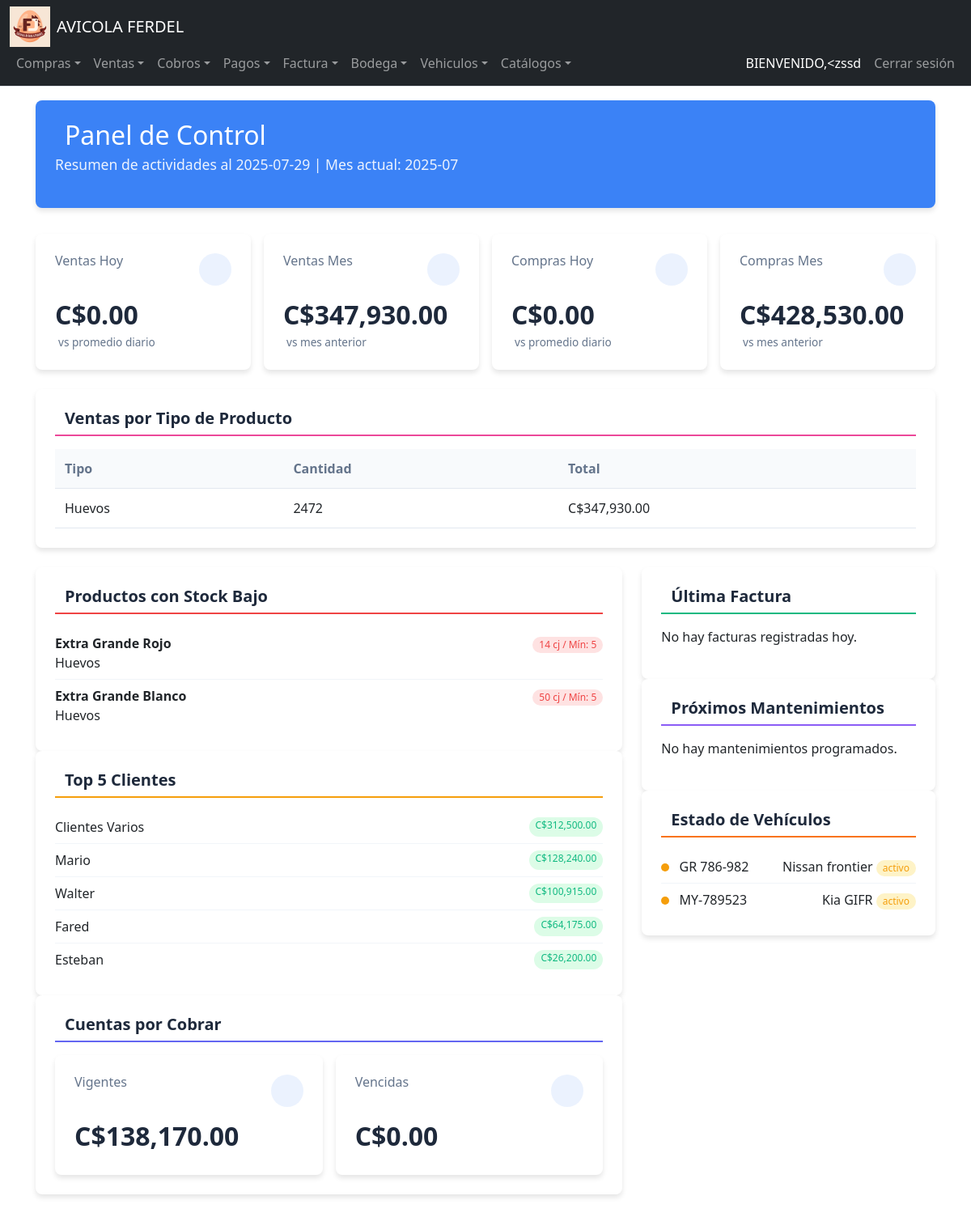
The app's page / (signed in), older data.
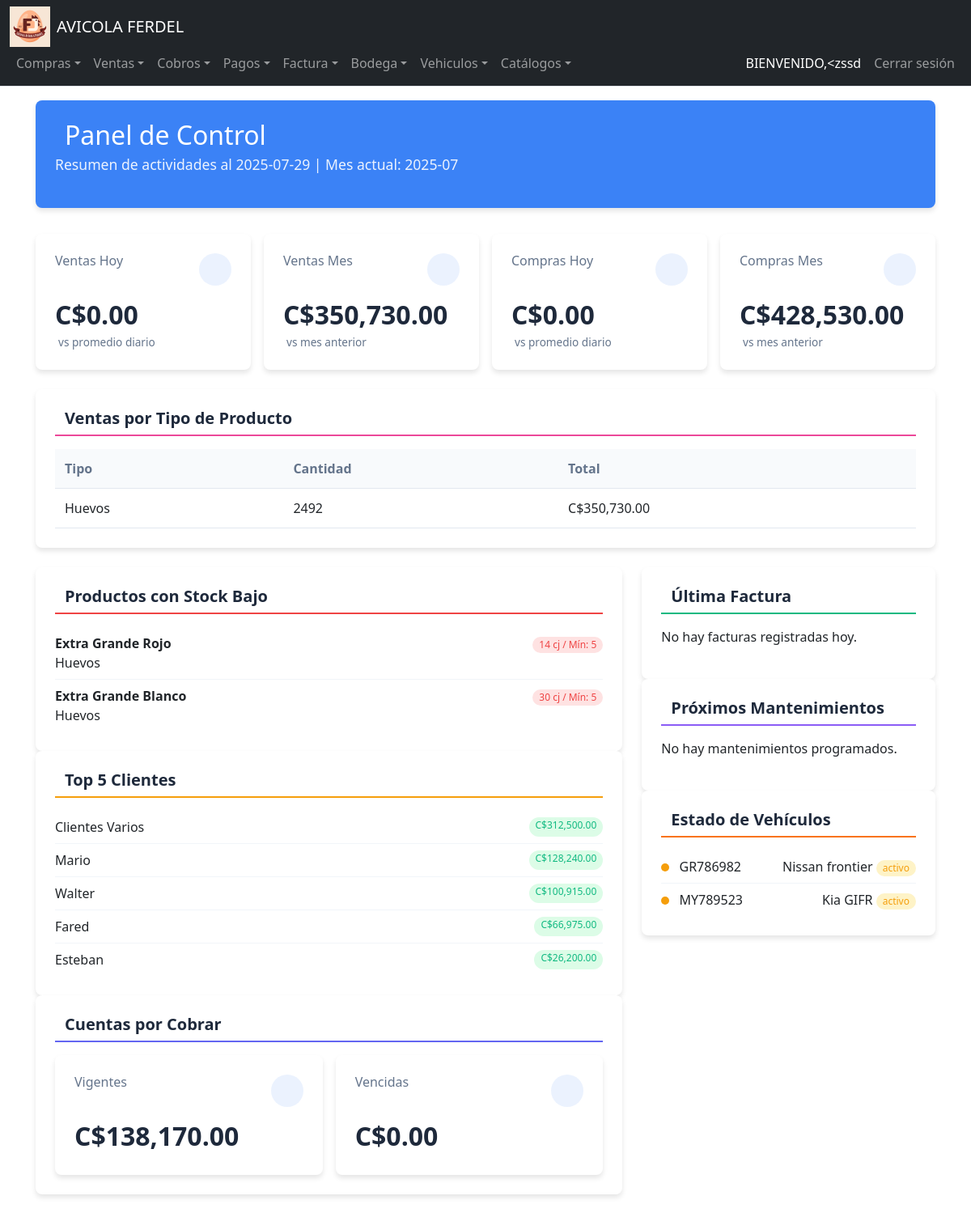
The same page, newer data.
### tables this page shows
CREATE TABLE Tipo_Producto (
    ID_TipoProducto INTEGER PRIMARY KEY AUTOINCREMENT,
    Descripcion TEXT NOT NULL
);

CREATE TABLE Inventario_Bodega (
    ID_Bodega INTEGER,
    ID_Producto INTEGER,
    Existencias NUMERIC DEFAULT 0,
    PRIMARY KEY (ID_Bodega, ID_Producto),
    FOREIGN KEY (ID_Bodega) REFERENCES Bodegas(ID_Bodega),
    FOREIGN KEY (ID_Producto) REFERENCES Productos(ID_Producto)
);

CREATE TABLE Clientes (
    ID_Cliente INTEGER PRIMARY KEY AUTOINCREMENT,
    Nombre TEXT NOT NULL,
    Telefono TEXT,
    Direccion TEXT,
    RUC_CEDULA TEXT
);

CREATE TABLE Vehiculos (
    ID_Vehiculo INTEGER PRIMARY KEY AUTOINCREMENT,
    Placa TEXT NOT NULL UNIQUE,
    Marca TEXT,
    Modelo TEXT,
    Año INTEGER,
    Color TEXT,
    NumeroChasis TEXT,
    NumeroMotor TEXT,
    Estado TEXT CHECK(Estado IN ('activo', 'mantenimiento', 'inactivo', 'baja')),
    Capacidad_Carga NUMERIC,
    Ultimo_Kilometraje NUMERIC DEFAULT 0,
    Fecha_Ultimo_Mantenimiento DATE,
    Fecha_Adquisicion DATE
);

CREATE TABLE Productos (
    ID_Producto INTEGER PRIMARY KEY AUTOINCREMENT,
    COD_Producto TEXT,
    Descripcion TEXT NOT NULL,
    Unidad_Medida INTEGER,
    Existencias NUMERIC DEFAULT 0,
    Estado INTEGER DEFAULT 1,
    Familia INTEGER,
    Costo_Promedio NUMERIC,
    IVA INTEGER DEFAULT 0,
    Tipo INTEGER,
    Precio_Venta NUMERIC,
    ID_Empresa INTEGER,
    Fecha_Creacion DATE DEFAULT CURRENT_DATE,
    Usuario_Creador INTEGER, Stock_Minimo NUMERIC DEFAULT 5,
    FOREIGN KEY (Unidad_Medida) REFERENCES Unidades_Medida(ID_Unidad),
    FOREIGN KEY (Familia) REFERENCES Familia(ID_Familia),
    FOREIGN KEY (Tipo) REFERENCES Tipo_Producto(ID_TipoProducto),
    FOREIGN KEY (ID_Empresa) REFERENCES Empresa(ID_Empresa)
);

CREATE TABLE Bodegas (
    ID_Bodega INTEGER PRIMARY KEY AUTOINCREMENT,
    Nombre TEXT NOT NULL,
    Ubicacion TEXT
);

CREATE TABLE Unidades_Medida (
    ID_Unidad INTEGER PRIMARY KEY AUTOINCREMENT,
    Descripcion TEXT NOT NULL,
    Abreviatura TEXT
);

### app.py (the view)
@app.route('/')
@login_required
def home():
    current_month = datetime.now().strftime('%Y-%m')
    today = datetime.now().strftime('%Y-%m-%d')
    def execute_query(query, params=None):
        result = db.execute(query, params) if params else db.execute(query)
        return result[0]['total'] if result and result[0]['total'] is not None else 0
    total_ventas_hoy = execute_query("""
        SELECT COALESCE(SUM(df.Total), 0) AS total
        FROM Detalle_Facturacion df
        JOIN Facturacion f ON df.ID_Factura = f.ID_Factura
        WHERE f.Fecha = ?
        AND f.Credito_Contado = 0  -- 0 para contado, 1 para crédito
    """, [today])
    total_ventas_mes = execute_query("""
        SELECT COALESCE(SUM(df.Total), 0) AS total
        FROM Detalle_Facturacion df
        JOIN Facturacion f ON df.ID_Factura = f.ID_Factura
        WHERE strftime('%Y-%m', f.Fecha) = ?
        AND f.Credito_Contado = 0
    """, [current_month])
    total_compras_hoy = execute_query("""
        SELECT COALESCE(SUM(dm.Costo_Total), 0) AS total
        FROM Detalle_Movimiento_Inventario dm
        JOIN Movimientos_Inventario mi ON dm.ID_Movimiento = mi.ID_Movimiento
        JOIN Catalogo_Movimientos cm ON mi.ID_TipoMovimiento = cm.ID_TipoMovimiento
        WHERE DATE(mi.Fecha) = DATE(?)
        AND LOWER(cm.Descripcion) LIKE '%compra%'
        AND mi.Contado_Credito = 0
    """, [today])
    total_compras_mes = execute_query("""
        SELECT COALESCE(SUM(dm.Costo_Total), 0) AS total
        FROM Detalle_Movimiento_Inventario dm
        JOIN Movimientos_Inventario mi ON dm.ID_Movimiento = mi.ID_Movimiento
        JOIN Catalogo_Movimientos cm ON mi.ID_TipoMovimiento = cm.ID_TipoMovimiento
        WHERE strftime('%Y-%m', mi.Fecha) = ?
        AND LOWER(cm.Descripcion) LIKE '%compra%'
        AND mi.Contado_Credito = 0
    """, [current_month])
    inventario_bodegas = db.execute("""
        SELECT b.Nombre AS bodega, p.Descripcion AS producto, ib.Existencias
        FROM Inventario_Bodega ib
        JOIN Bodegas b ON ib.ID_Bodega = b.ID_Bodega
        JOIN Productos p ON ib.ID_Producto = p.ID_Producto
        ORDER BY b.Nombre, p.Descripcion
        LIMIT 100
    """)
    vehiculos = db.execute("""
        SELECT v.Placa, v.Marca, v.Modelo, v.Color, v.Estado,
               (SELECT MAX(Kilometraje) FROM Mantenimientos
                WHERE ID_Vehiculo = v.ID_Vehiculo) AS kilometraje
        FROM Vehiculos v
        ORDER BY v.Estado DESC, v.Placa
    """)
    top_clientes = db.execute("""
        SELECT c.Nombre, SUM(df.Total) AS total_comprado
        FROM Clientes c
        JOIN Facturacion f ON c.ID_Cliente = f.IDCliente
        JOIN Detalle_Facturacion df ON f.ID_Factura = df.ID_Factura
        WHERE f.Fecha >= DATE('now', '-30 days')
        GROUP BY c.ID_Cliente
        ORDER BY total_comprado DESC
        LIMIT 5
    """)
    ultima_factura = db.execute("""
        SELECT f.ID_Factura, f.Fecha, c.Nombre AS cliente, SUM(df.Total) AS total
        FROM Facturacion f
        JOIN Clientes c ON f.IDCliente = c.ID_Cliente
        JOIN Detalle_Facturacion df ON f.ID_Factura = df.ID_Factura
        WHERE f.Fecha = ?
        GROUP BY f.ID_Factura
        ORDER BY f.Fecha DESC
        LIMIT 1
    """, [today])
    cuentas_cobrar = execute_query("""
        SELECT COALESCE(SUM(Saldo_Pendiente), 0) AS total
        FROM Detalle_Cuentas_Por_Cobrar
        WHERE Fecha_Vencimiento >= DATE('now')
        AND Saldo_Pendiente > 0
    """)
    cuentas_cobrar_vencidas = execute_query("""
        SELECT COALESCE(SUM(Saldo_Pendiente), 0) AS total
        FROM Detalle_Cuentas_Por_Cobrar
        WHERE Fecha_Vencimiento < DATE('now')
        AND Saldo_Pendiente > 0
    """)
    productos_stock_bajo = db.execute("""
        SELECT B.Nombre AS Bodega, P.COD_Producto, P.Descripcion,
               I.Existencias, P.Stock_Minimo, U.Abreviatura
        FROM Inventario_Bodega I
        JOIN Bodegas B ON B.ID_Bodega = I.ID_Bodega
        JOIN Productos P ON P.ID_Producto = I.ID_Producto
        LEFT JOIN Unidades_Medida U ON U.ID_Unidad = P.Unidad_Medida
        WHERE I.Existencias <= 50
        AND P.Estado = 1
        ORDER BY I.Existencias ASC
        LIMIT 20
    """)
    proximos_mantenimientos = db.execute("""
        SELECT m.ID_Mantenimiento, v.Placa, m.Tipo, m.Fecha, m.Descripcion
        FROM Mantenimientos m
        JOIN Vehiculos v ON m.ID_Vehiculo = v.ID_Vehiculo
        WHERE m.Fecha BETWEEN DATE('now') AND DATE('now', '+30 days')
        ORDER BY m.Fecha ASC
        LIMIT 5
    """)
    ventas_por_tipo = db.execute("""
        SELECT tp.Descripcion AS tipo,
               SUM(df.Cantidad) AS cantidad,
               COALESCE(SUM(df.Total), 0) AS total
        FROM Detalle_Facturacion df
        JOIN Productos p ON df.ID_Producto = p.ID_Producto
        JOIN Tipo_Producto tp ON p.Tipo = tp.ID_TipoProducto
        JOIN Facturacion f ON df.ID_Factura = f.ID_Factura
        WHERE strftime('%Y-%m', f.Fecha) = ?
        AND f.Credito_Contado = 0
        GROUP BY tp.ID_TipoProducto
        ORDER BY total DESC
    """, [current_month])
    return render_template("index.html",
        today=today,
        current_month=current_month,
        total_ventas_hoy=total_ventas_hoy,
        total_ventas_mes=total_ventas_mes,
        total_compras_hoy=total_compras_hoy,
        total_compras_mes=total_compras_mes,
        inventario_bodegas=inventario_bodegas,
        vehiculos=vehiculos,
        top_clientes=top_clientes,
        ultima_factura=ultima_factura[0] if ultima_factura else None,
        cuentas_cobrar=cuentas_cobrar,
        cuentas_cobrar_vencidas=cuentas_cobrar_vencidas,
        productos_stock_bajo=productos_stock_bajo,
        proximos_mantenimientos=proximos_mantenimientos,
        ventas_por_tipo=ventas_por_tipo
    )

### app.py (called while the page is built)
@login_manager.user_loader
def load_user(user_id):
    user_data = db.execute("SELECT * FROM Usuarios WHERE ID_Usuario = ?", user_id)
    if len(user_data) == 1:
        return User(user_data[0]["ID_Usuario"], user_data[0]["NombreUsuario"])
    return None

@app.after_request
def after_request(response):
    response.headers["Cache-Control"] = "no-cache, no-store, must-revalidate"
    response.headers["Expires"] = 0
    response.headers["Pragma"] = "no-cache"
    return response

### Templates/index.html (shortened to what the changed rows need)
{% extends "layout.html" %}
{% block main %}
<div class="dashboard-container">
    <div class="header main-grid">
        <h1> Panel de Control</h1>
    </div>
    <div class="metrics-grid main-grid">
        <div class="metric-card">
            <div class="metric-header">
                <h3 class="metric-title">Ventas Mes</h3>
                <div class="metric-icon"></div>
            </div>
            <div class="metric-value">C${{ "{:,.2f}".format(total_ventas_mes) }}</div>
            <div class="metric-trend">
                <span>vs mes anterior</span>
            </div>
        </div>
    </div>
    <div class="info-card main-grid">
        <h2 class="section-title sales-title">
             Ventas por Tipo de Producto
        </h2>
        <div class="table-responsive">
            <table>
                <thead>
                    <tr>
                        <th>Tipo</th>
                        <th>Cantidad</th>
                        <th>Total</th>
                    </tr>
                </thead>
                <tbody>
                    {% for tipo in ventas_por_tipo %}
                    <tr>
                        <td>{{ tipo.tipo }}</td>
                        <td>{{ tipo.cantidad }}</td>
                        <td>C${{ "{:,.2f}".format(tipo.total) }}</td>
                    </tr>
                    {% else %}
                    <tr>
                        <td colspan="3">No hay datos de ventas este mes</td>
                    </tr>
                    {% endfor %}
                </tbody>
            </table>
        </div>
    </div>
    <div>
        <div class="info-card">
            <h2 class="section-title low-stock-title">
                 Productos con Stock Bajo
            </h2>
            <div>
                {% for producto in productos_stock_bajo %}
                <div class="list-item">
                    <div>
                        <strong>{{ producto.Descripcion }}</strong>
                        <div class="text-sm text-gray-500">{{ producto.Bodega }}</div>
                    </div>
                    <div>
                        <span class="badge badge-danger">
                            {{ producto.Existencias }} {{ producto.Abreviatura }} / Mín: {{ producto.Stock_Minimo }}
                        </span>
                    </div>
                </div>
                {% else %}
                <p>No hay productos con bajo stock.</p>
                {% endfor %}
            </div>
        </div>
        <div class="info-card">
            <h2 class="section-title top-clients-title">
                 Top 5 Clientes
            </h2>
            <div>
                {% for cliente in top_clientes %}
                <div class="list-item">
                    <span>{{ cliente.Nombre }}</span>
                    <span class="badge badge-success">C${{ "{:,.2f}".format(cliente.total_comprado) }}</span>
                </div>
                {% else %}
                <p>No hay clientes con compras registradas.</p>
                {% endfor %}
            </div>
        </div>
        <div class="info-card">
            <h2 class="section-title receivables-title">
                 Cuentas por Cobrar
            </h2>
        </div>
    </div>
    <div>
        <div class="info-card">
            <h2 class="section-title last-invoice-title">
                 Última Factura
            </h2>
        </div>
        <div class="info-card">
            <h2 class="section-title maintenance-title">
                 Próximos Mantenimientos
            </h2>
        </div>
        <div class="info-card">
            <h2 class="section-title vehicles-title">
                 Estado de Vehículos
            </h2>
            <div>
                {% for vehiculo in vehiculos %}
                <div class="list-item">
                    <div>
                        <span class="vehicle-status {% if vehiculo.Estado == 'Activo' %}status-active{% elif vehiculo.Estado == 'Inactivo' %}status-inactive{% else %}status-maintenance{% endif %}"></span>
                        {{ vehiculo.Placa }}
                    </div>
                    <div>
                        <span class="text-sm">{{ vehiculo.Marca }} {{ vehiculo.Modelo }}</span>
                        <span class="badge {% if vehiculo.Estado == 'Activo' %}badge-success{% elif vehiculo.Estado == 'Inactivo' %}badge-danger{% else %}badge-warning{% endif %}">
                            {{ vehiculo.Estado }}
                        </span>
                    </div>
                </div>
                {% endfor %}
            </div>
        </div>
    </div>
</div>
{% endblock %}

Row changes from the older to the newer data that the page shows:
computed for Tipo_Producto "Huevos": cantidad "2472" → "2492"; total "347,930.00" → "350,730.00"
changed Inventario_Bodega "Extra Grande Blanco": Existencias "50" → "30"
computed for Clientes "Fared": total_comprado "64,175.00" → "66,975.00"
changed Vehiculos "Nissan": Placa "GR 786-982" → "GR786982"
changed Vehiculos "Kia": Placa "MY-789523" → "MY789523"
Text that changed along with them:
{{ "{:,.2f}".format(total_ventas_mes) }}: "347,930.00" → "350,730.00"
